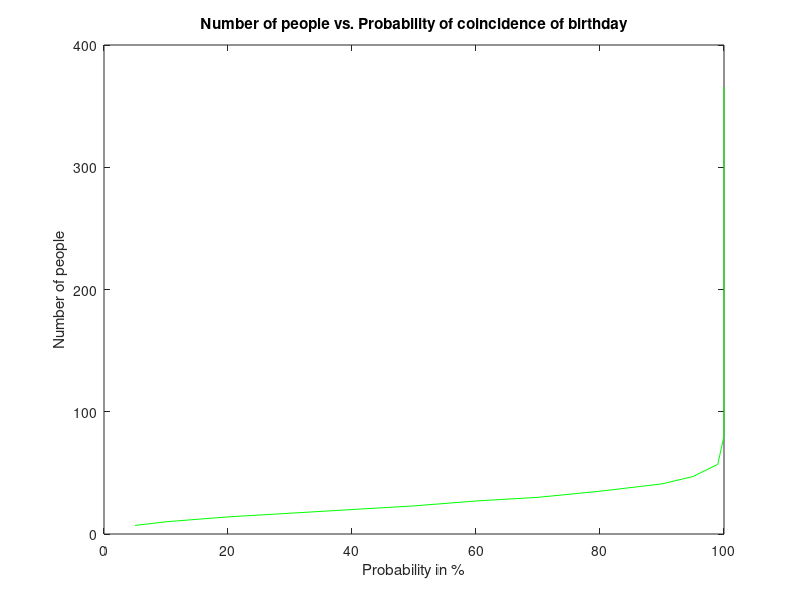

Recreate this plot in MATLAB.
clear;close all;clc;
daysInYear=365; %The code has been written so as to allow any number of days in a year. We choose 365.
P=[5,10,15,20:10:90,95,99,99.99,99.9999,100];
p=1;
Pcounter=1;
nvals=zeros(size(P));
for i=[1:daysInYear+1]
	p=p*(daysInYear+1-i)/(daysInYear);
	if(p<=1-P(Pcounter)/100)
		nvals(Pcounter)=i;
		fprintf('At least %d%%: %i \n',P(Pcounter),i);
		Pcounter=Pcounter+1;
	end
end
plot(P,nvals,'g');
title('Number of people vs. Probability of coincidence of birthday');
xlabel('Probability in %');
ylabel('Number of people');